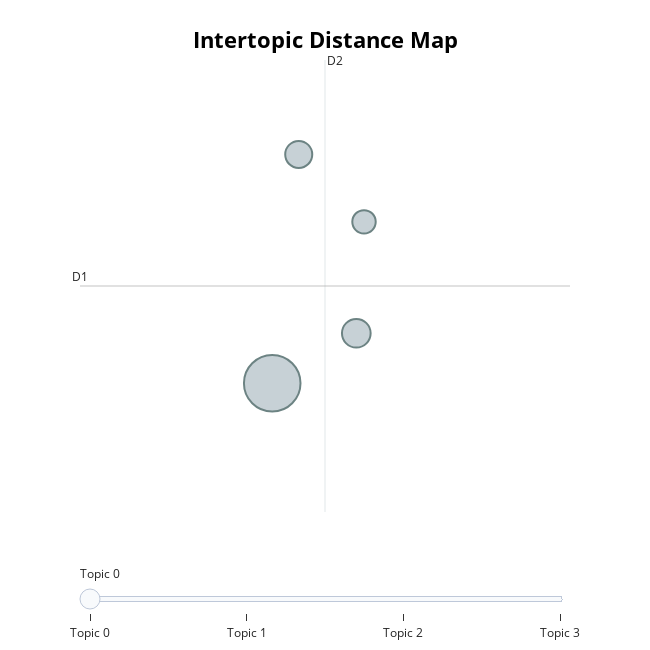
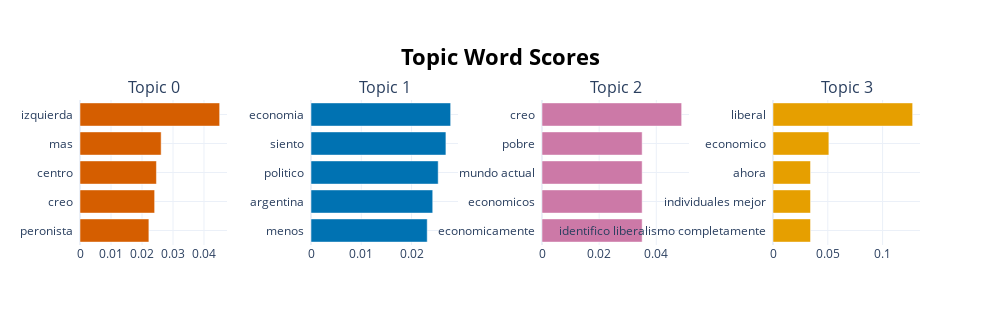
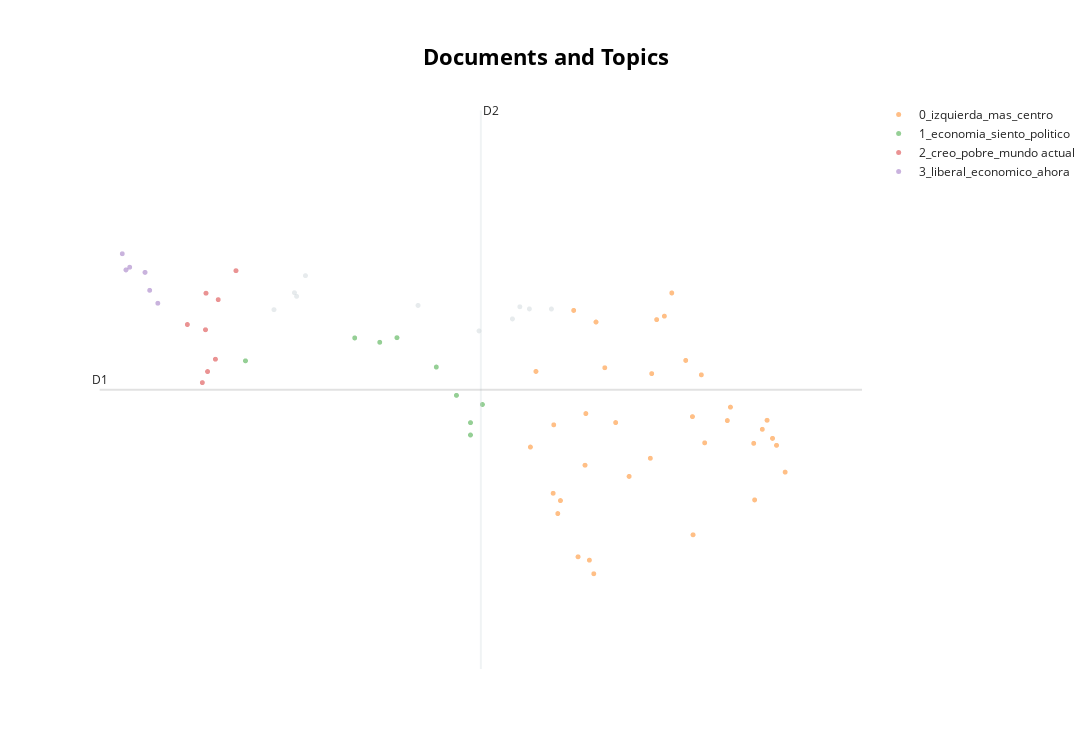
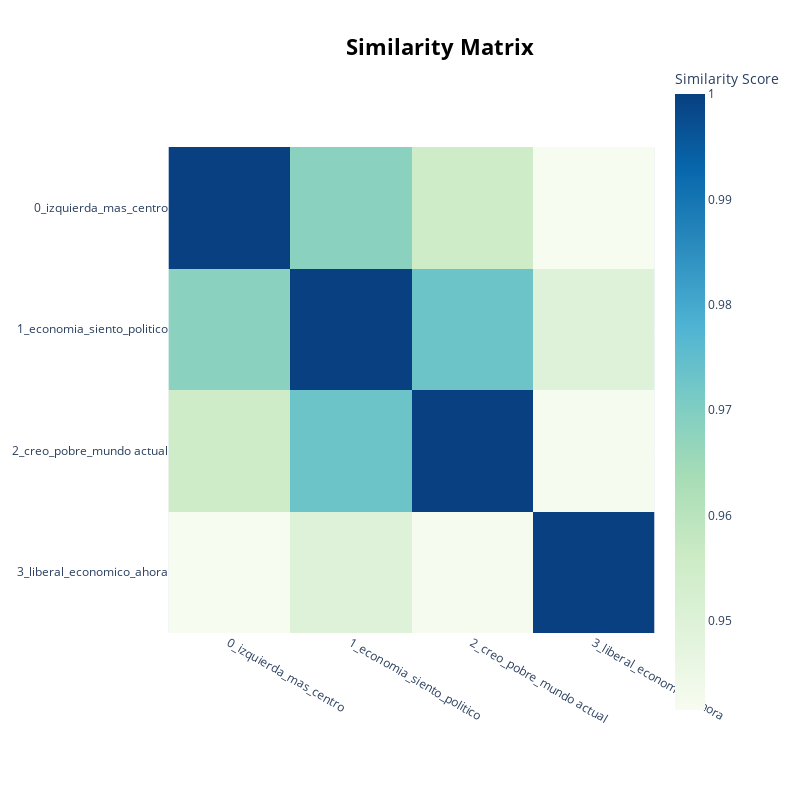

Notebook source saved alongside these figures, in order:
### Code cell
key = '12'

documents = df_desafio[key]

model = bert_model_create()
bertopic_plots(model, documents, key)

### Figure 1 — Plotly figure (JSON) as saved in the notebook; plotly's stock layout.template omitted (floating-point values rounded to 4 significant figures)
{"data": [{"customdata": [[0, "izquierda | mas | centro | creo | peronista", 35], [1, "economia | siento | politico | argentina | menos", 9], [2, "creo | pobre | mundo actual | economicos | economicamente", 8], [3, "liberal | economico | ahora | individuales mejor | identifico liberalismo completamente", 6]], "hovertemplate": "<b>Topic %{customdata[0]}</b><br>Words: %{customdata[1]}<br>Size: %{customdata[2]}", "legendgroup": "", "marker": {"color": "#B0BEC5", "line": {"color": "DarkSlateGrey", "width": 2}, "size": [35, 9, 8, 6], "sizemode": "area", "sizeref": 0.02187, "symbol": "circle"}, "mode": "markers", "name": "", "orientation": "v", "showlegend": false, "type": "scatter", "x": [10.76, 11.46, 10.98, 11.53], "xaxis": "x", "y": [-8.579, -8.079, -6.292, -6.966], "yaxis": "y"}], "layout": {"annotations": [{"showarrow": false, "text": "D1", "x": 9.142, "y": -7.607, "yshift": 10}, {"showarrow": false, "text": "D2", "x": 11.2, "xshift": 10, "y": -5.348}], "height": 650, "hoverlabel": {"bgcolor": "white", "font": {"family": "Rockwell", "size": 16}}, "legend": {"itemsizing": "constant", "tracegroupgap": 0}, "margin": {"t": 60}, "shapes": [{"line": {"color": "#CFD8DC", "width": 2}, "type": "line", "x0": 11.2, "x1": 11.2, "y0": -9.866, "y1": -5.348}, {"line": {"color": "#9E9E9E", "width": 2}, "type": "line", "x0": 9.142, "x1": 13.25, "y0": -7.607, "y1": -7.607}], "sliders": [{"active": 0, "pad": {"t": 50}, "steps": [{"args": [{"marker.color": [["red", "#B0BEC5", "#B0BEC5", "#B0BEC5"]]}], "label": "Topic 0", "method": "update"}, {"args": [{"marker.color": [["#B0BEC5", "red", "#B0BEC5", "#B0BEC5"]]}], "label": "Topic 1", "method": "update"}, {"args": [{"marker.color": [["#B0BEC5", "#B0BEC5", "red", "#B0BEC5"]]}], "label": "Topic 2", "method": "update"}, {"args": [{"marker.color": [["#B0BEC5", "#B0BEC5", "#B0BEC5", "red"]]}], "label": "Topic 3", "method": "update"}]}], "title": {"font": {"color": "Black", "size": 22}, "text": "<b>Intertopic Distance Map", "x": 0.5, "xanchor": "center", "y": 0.95, "yanchor": "top"}, "width": 650, "xaxis": {"anchor": "y", "domain": [0, 1], "range": [9.142, 13.25], "title": {"text": ""}, "visible": false}, "yaxis": {"anchor": "x", "domain": [0, 1], "range": [-9.866, -5.348], "title": {"text": ""}, "visible": false}}}

### Figure 2 — Plotly figure (JSON) as saved in the notebook; plotly's stock layout.template omitted (floating-point values rounded to 4 significant figures)
{"data": [{"marker": {"color": "#D55E00"}, "orientation": "h", "type": "bar", "x": [0.02222, 0.02408, 0.02466, 0.02618, 0.04505], "xaxis": "x", "y": ["peronista  ", "creo  ", "centro  ", "mas  ", "izquierda  "], "yaxis": "y"}, {"marker": {"color": "#0072B2"}, "orientation": "h", "type": "bar", "x": [0.02311, 0.02421, 0.0253, 0.02683, 0.02778], "xaxis": "x2", "y": ["menos  ", "argentina  ", "politico  ", "siento  ", "economia  "], "yaxis": "y2"}, {"marker": {"color": "#CC79A7"}, "orientation": "h", "type": "bar", "x": [0.03506, 0.03506, 0.03506, 0.03506, 0.04888], "xaxis": "x3", "y": ["economicamente  ", "economicos  ", "mundo actual  ", "pobre  ", "creo  "], "yaxis": "y3"}, {"marker": {"color": "#E69F00"}, "orientation": "h", "type": "bar", "x": [0.03424, 0.03424, 0.03424, 0.05097, 0.1274], "xaxis": "x4", "y": ["identifico liberalismo completamente  ", "individuales mejor  ", "ahora  ", "economico  ", "liberal  "], "yaxis": "y4"}], "layout": {"annotations": [{"font": {"size": 16}, "showarrow": false, "text": "Topic 0", "x": 0.0875, "xanchor": "center", "xref": "paper", "y": 1, "yanchor": "bottom", "yref": "paper"}, {"font": {"size": 16}, "showarrow": false, "text": "Topic 1", "x": 0.3625, "xanchor": "center", "xref": "paper", "y": 1, "yanchor": "bottom", "yref": "paper"}, {"font": {"size": 16}, "showarrow": false, "text": "Topic 2", "x": 0.6375, "xanchor": "center", "xref": "paper", "y": 1, "yanchor": "bottom", "yref": "paper"}, {"font": {"size": 16}, "showarrow": false, "text": "Topic 3", "x": 0.9125, "xanchor": "center", "xref": "paper", "y": 1, "yanchor": "bottom", "yref": "paper"}], "height": 325, "hoverlabel": {"bgcolor": "white", "font": {"family": "Rockwell", "size": 16}}, "showlegend": false, "title": {"font": {"color": "Black", "size": 22}, "text": "<b>Topic Word Scores", "x": 0.5, "xanchor": "center", "yanchor": "top"}, "width": 1000, "xaxis": {"anchor": "y", "domain": [0, 0.175], "showgrid": true}, "xaxis2": {"anchor": "y2", "domain": [0.275, 0.45], "showgrid": true}, "xaxis3": {"anchor": "y3", "domain": [0.55, 0.725], "showgrid": true}, "xaxis4": {"anchor": "y4", "domain": [0.825, 1], "showgrid": true}, "yaxis": {"anchor": "x", "domain": [0, 1], "showgrid": true}, "yaxis2": {"anchor": "x2", "domain": [0, 1], "showgrid": true}, "yaxis3": {"anchor": "x3", "domain": [0, 1], "showgrid": true}, "yaxis4": {"anchor": "x4", "domain": [0, 1], "showgrid": true}}}

### Figure 3 — Plotly figure (JSON) as saved in the notebook; plotly's stock layout.template omitted (floating-point values rounded to 4 significant figures)
{"data": [{"hoverinfo": "text", "hovertext": ["supongo representa asi centro izquierda mencione primera pregunta acerca mas forma pensar sociedad ampliacion derechos mayor igualdad", "estatista intervencionista socialista haria expropiando latifundios propiedades manos extranjeras interfiriendo margen ganancia empresas modificando sistema impositivo quitando iva pagaria deuda externa creando empresas nacionales legislando trabajo derecho obligacion etc", "definira centro derecha realmente acuerdo extremos aunque si defino general derecha favor mayor parte ideales misma presenta mismo tiempo ciertos sectores derecha gustan", "peronista k peronista x historia familiar pais xq convencida camino x medio justicia social derechos laborales regulacion distribucion riqueza mayores privilegiados ninos futuro pais k xq contemporaneo convencida hicieron bien pais siguieran doctrinas peronistas", "socialista utopico u anarquista", "socialismo partidos izquierda aunque muchas veces acciones decisiones sectores representan actuan base intereses personales hoy sector mas representa intereses peronismo kirchnerismo", "izquierda libertaria anarquismo izq anarcosindicalismo ciudadania auto organizada sindicatos u organizaciones similares pragmaticas eventualmente aliadas poder instituciones estatales busquen mismos objetivos emancipacion trabajadores mas perjudicados sistema", "socialista", "nacionalista popular considero economia debe manejar funcion intereses mayorias clases populares intereses nacionales defensa patria recursos defender mercado interno fuerte buenos salarios", null], "marker": {"color": "#CFD8DC", "opacity": 0.5, "size": 5}, "mode": "markers+text", "name": "other", "showlegend": false, "type": "scattergl", "x": [3.552, 0.4148, 3.055, 3.149, 0.2743, 0.3022, 3.271, 0.01319, 2.629, 1.851], "y": [5.775, 5.99, 5.712, 5.79, 5.88, 5.857, 5.776, 5.771, 5.635, 5.798]}, {"hoverinfo": "text", "hovertext": ["considero debe intervenir orientando desarrollo funcion necesidades poblacion garantizandolos derechos", "ideologia centro derecha", "puedo definirme ideologicamente terminos desconozco hace referencia", "idea quiero todxs vivamos bien nadie joda nadie", "centro izquierda creo presencia fuerte ddhh sociedad inclusiva critica sociedad capitslista creo bien comun lampolitica herramienta transformacion", "suiza neutro", "considero ideologicamente izquierda actual injusto reparto riqueza orden local nacional regional mundial entiendo gran problema mundo exceso consumo pequenas franjas sociedades", "parece tema puede llegar generar mucha polemica controversias comunidad", "peronista favor defensa vulnerable intereses nacionales", "nueva izquierda independiente mantenemos muchas banderas historicas izquierda tradicional alejada partidos burocraticos practicas personalistas", "", "clase media trabajador vivo trabajando mantenerme familia", "favor ideas mejoren situacion gente q menos ingresos oportunidades", "interesado politica", "adhiero ideologia tendencia politica hacia izquierda", "centro", "centro derecha", "considero persona izquierda apoyo politicas", "libertad control reglas estables", "peronista entiendo unico movimiento aposto logro felicidad pueblo diferentes momentos historia manera transformadora", "desconozco", "ser humano surfeando delirios cosmicos", "nacionalista republicano", "creo consigna precisa analisis mas profundo puede abarcar respuesta simplificada propone aqui", "creo ideologia politica resuelva distintas problematicas perpetuidad pensamiento politico totalmente definido actualidad parece partidos izquierda mas representan mas alla muchisimas cosas podrian mejorar", "izquierda", "centro izquierda digamos izquierda moderada", "estructuralista latam izquierda", "regule equitativo", "simple proletariado necesita trabajar quedar sistema perverso rendirle cuentas siempre", "apolitico", "anarcoperonista anarco cuesta alinearme verticalismo representativo organizaciones politicas modelo peronista asemeja mas cultura latinoamericana definicion izq der rsponden mas soc europea", "probablemente podria entiendo mas cercano seria decir valoro desarrollo capacidades permitan generar politicas publicas calidad mejorar situacion pais habitantes asimismo creo intercambio ideas cosas hace reflexionar poder avanzar", "peronista gobiernos generen movilidad ascendente produjeron gobiernos peronistas", "opinion formada aun"], "marker": {"opacity": 0.5, "size": 5}, "mode": "markers+text", "name": "0_izquierda_mas_centro", "text": ["", "", "", "", "", "", "", "", "", "", "", "", "", "", "", "", "", "", "", "", "", "", "", "", "", "", "", "", "", "", "", "", "", "", ""], "textfont": {"size": 12}, "type": "scattergl", "x": [4.233, 5.359, 4.543, 4.831, 3.633, 6.242, 3.355, 3.667, 3.981, 3.836, 6.423, 4.993, 4.371, 4.092, 4.036, 6.533, 6.144, 3.892, 5.464, 4.121, 6.372, 4.814, 5.507, 3.991, 3.574, 5.796, 5.265, 5.351, 5.835, 4.894, 6.132, 3.284, 3.582, 5.087, 6.303], "y": [5.398, 4.326, 4.701, 5.361, 4.462, 5.003, 5.375, 4.546, 4.773, 5.766, 4.9, 5.73, 5.046, 4.076, 4.163, 4.728, 4.55, 4.185, 5.353, 5.692, 4.945, 4.817, 4.916, 5.104, 4.593, 5.059, 5.445, 5.085, 5.146, 5.707, 4.913, 4.889, 5.032, 5.878, 5.061]}, {"hoverinfo": "text", "hovertext": ["centro izquierda ideas sustentabilidad dificil identificarse izquierda argentina", "haria definiria si cuestiones refiere politica economia menos pais", "hoy dia siento interesada tema debatir respecto siento control alguno politica economia sentarse debatir persona u opinar charlar respecto enojarse indignarse hacerse mala sangre totalmente inutil ningun control pasa pais unico momento cada 4 anos simplemente votamos creemos capaz podria representar ideales hacen cerca embargo acuerdo gobierno actual modo plantea idea ricos pobres resentimiento genera absolutamente respecto partidos derecha tampoco siento acuerdo siempre menos peor sabemos tipo gobiernos actual cosas van picada asuma gobierno cosas tambien van andar mal bueno", "logro identificarme totalmente ningun partido politico hace participe activamente politica mas votar siento simpatizo mas ideas politicas centro izquierda ponen foco poblacion mas vulnerable pretenden apoyarla reclamos tambien consciente partidos politicos izquierda argentina presentan propuestas irreales gran peso politico definirme ideologicamente mas facil expresar ideas acuerdo serian politicas libertarias", "partido politico argentina", "considero cultura argentina politico economico demasiado compleja excede cosmovision personal creo derechos humanos asistencia poblaciones necesitan terceros garantizar derechos pais debate decisiones politico economicas debe realizarse cambio cultural", "pragmatico equilibrar deficit fiscal fomentar trabajo mentalidad emprendedora facilitar credito exencion impositivaal genera trabajo empleo hacer dolar peso convivan monedas curso legal uruguay promover merito talento sostener planesoaquienes necesitwn", "alguien fondo izquierda llegar dnd queremos sacrificar comodidad sistema funciona derecha hoy dia mueve economia gente vive mejor solo saber historia leer noticias afuera darse cuenta mejor peor si molesta entonces trabajen ideen nuevo sistema vez quejarse", "economia excede siento tanta gente mucha formacion convencida camino tomar opinan cosas diferentes indica realidad nadie posta unico mas menos convencido puede debe intervenir economia circunstancias idealmente menos posible"], "marker": {"opacity": 0.5, "size": 5}, "mode": "markers+text", "name": "1_economia_siento_politico", "text": ["", "", "", "", "", "", "", "", ""], "textfont": {"size": 12}, "type": "scattergl", "x": [2.52, -0.35, 1.363, 2.672, 2.519, 2.34, 2.084, 1.582, 1.043], "y": [5.046, 5.443, 5.562, 5.162, 4.967, 5.221, 5.403, 5.591, 5.59]}, {"hoverinfo": "text", "hovertext": ["dificil seria izquierda razones planteadas justicia social presente economicamente decir", "conozco ideologias politicas economicas creo politicos representen deberian ser ejemplos conducta austeridad inadmisible ejerce cargo publico cumpla ley remuneracion superior media", "politicamente pobre economicamente pobre", "puta idea termino politico economico", "creo sistema politico economico decadencia deben buscar nuevas formas organizacion", "creo narrativas terminos politicos economicos actuales estan altura mundo actual ideologias viejas surgidas contextos totalmente diferentes responden necesidades mundo actual problematicas avances viviendo inicio cuarta revolucion industrial herramientas sociales motores vapor respondiendo consigna creo terminos economicos siento mas identificado libre flujo capitales control activo buen", "ideologia politica economica definida", "defino kirchnerista soberania politica independencia economica justocia social"], "marker": {"opacity": 0.5, "size": 5}, "mode": "markers+text", "name": "2_creo_pobre_mundo actual", "text": ["", "", "", "", "", "", "", ""], "textfont": {"size": 12}, "type": "scattergl", "x": [-0.7335, -0.6977, -0.8338, -0.9001, -0.8537, -0.4713, -0.8599, -1.091], "y": [5.453, 5.836, 5.374, 5.303, 5.877, 6.021, 5.642, 5.676]}, {"hoverinfo": "text", "hovertext": ["cuesta definirme si forzarme hacerlo diria liberal casi todas aristas economico haria salvedad considero apropiada intervencion dejar caer miseria sectores mas desfavorecidos", "liberal creo sistema priorice libertades individuales mejor funcionamiento cualquier cohiba", "siento identificada ningun partido politico materia economica simpatizo ideas liberales", "definiria liberal intervenir mercado vivido ahora pais queda demostrado", "posicion formada identifico liberalismo completamente liberal social relativamente economico", "centro liberal"], "marker": {"opacity": 0.5, "size": 5}, "mode": "markers+text", "name": "3_liberal_economico_ahora", "text": ["", "", "", "", "", ""], "textfont": {"size": 12}, "type": "scattergl", "x": [-1.631, -1.875, -1.468, -1.921, -1.572, -1.827], "y": [6.011, 6.026, 5.812, 6.13, 5.896, 6.044]}], "layout": {"annotations": [{"showarrow": false, "text": "D1", "x": -2.21, "y": 5.257, "yshift": 10}, {"showarrow": false, "text": "D2", "x": 2.652, "xshift": 10, "y": 7.05}], "height": 750, "shapes": [{"line": {"color": "#CFD8DC", "width": 2}, "type": "line", "x0": 2.652, "x1": 2.652, "y0": 3.465, "y1": 7.05}, {"line": {"color": "#9E9E9E", "width": 2}, "type": "line", "x0": -2.21, "x1": 7.513, "y0": 5.257, "y1": 5.257}], "title": {"font": {"color": "Black", "size": 22}, "text": "<b>Documents and Topics", "x": 0.5, "xanchor": "center", "yanchor": "top"}, "width": 1200, "xaxis": {"visible": false}, "yaxis": {"visible": false}}}

### Figure 4 — Plotly figure (JSON) as saved in the notebook; plotly's stock layout.template omitted (floating-point values rounded to 4 significant figures)
{"data": [{"coloraxis": "coloraxis", "hovertemplate": "x: %{x}<br>y: %{y}<br>Similarity Score: %{z}<extra></extra>", "name": "0", "type": "heatmap", "x": ["0_izquierda_mas_centro", "1_economia_siento_politico", "2_creo_pobre_mundo actual", "3_liberal_economico_ahora"], "xaxis": "x", "y": ["0_izquierda_mas_centro", "1_economia_siento_politico", "2_creo_pobre_mundo actual", "3_liberal_economico_ahora"], "yaxis": "y", "z": [[1.0, 0.9683, 0.9552, 0.9416], [0.9683, 1.0, 0.9732, 0.9495], [0.9552, 0.9732, 1.0, 0.9421], [0.9416, 0.9495, 0.9421, 1.0]]}], "layout": {"coloraxis": {"colorbar": {"title": {"text": "Similarity Score"}}, "colorscale": [[0, "rgb(247,252,240)"], [0.125, "rgb(224,243,219)"], [0.25, "rgb(204,235,197)"], [0.375, "rgb(168,221,181)"], [0.5, "rgb(123,204,196)"], [0.625, "rgb(78,179,211)"], [0.75, "rgb(43,140,190)"], [0.875, "rgb(8,104,172)"], [1, "rgb(8,64,129)"]]}, "height": 800, "hoverlabel": {"bgcolor": "white", "font": {"family": "Rockwell", "size": 16}}, "legend": {"title": {"text": "Trend"}}, "margin": {"t": 60}, "showlegend": true, "title": {"font": {"color": "Black", "size": 22}, "text": "<b>Similarity Matrix", "x": 0.55, "xanchor": "center", "y": 0.95, "yanchor": "top"}, "width": 800, "xaxis": {"anchor": "y", "constrain": "domain", "domain": [0, 1], "scaleanchor": "y"}, "yaxis": {"anchor": "x", "autorange": "reversed", "constrain": "domain", "domain": [0, 1]}}}
